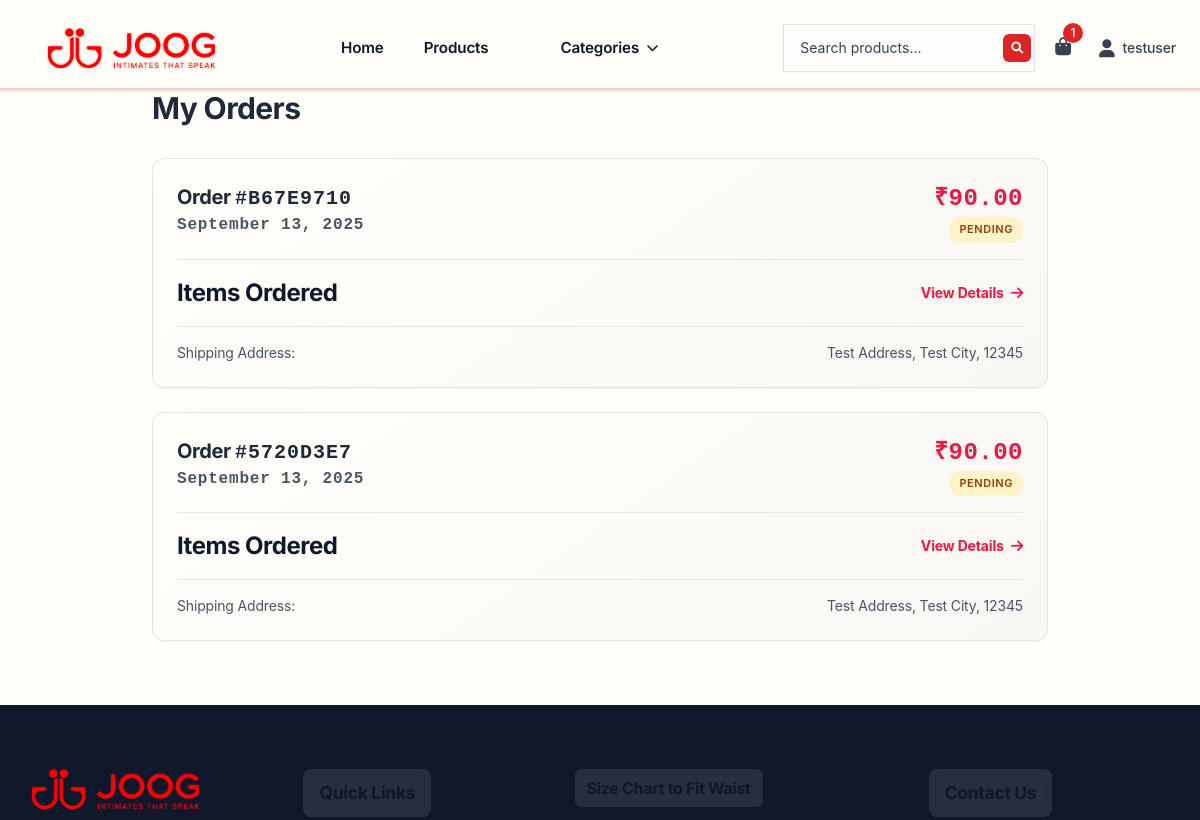
Page /accounts/orders/ (signed in, upper part) on the earlier database version.
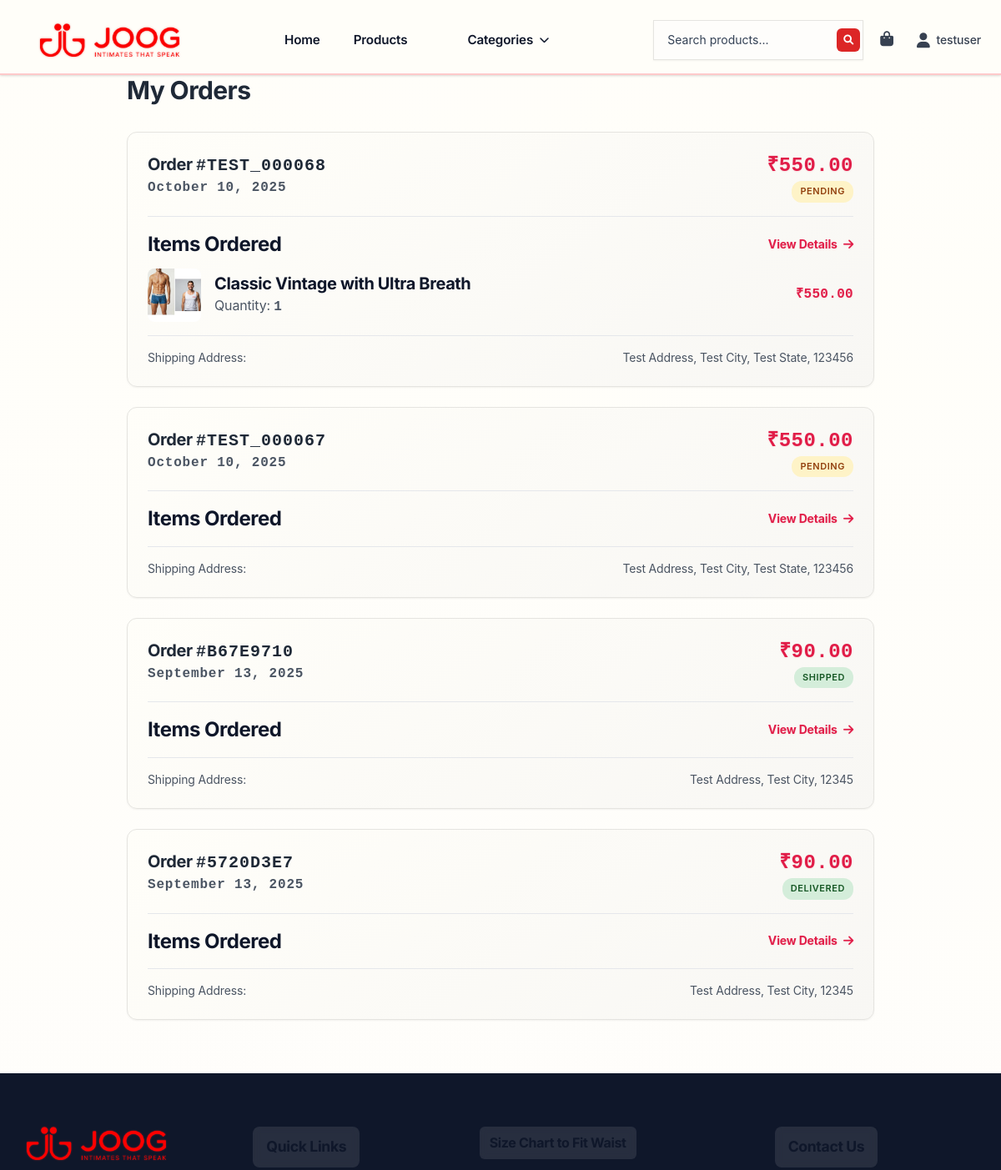
Same page on the later database version.
### orders/models.py (models this page shows, shortened)
class Order(models.Model):
    STATUS_CHOICES = [
        ('pending', 'Pending'),
        ('confirmed', 'Confirmed'),
        ('shipped', 'Shipped'),
        ('delivered', 'Delivered'),
        ('cancelled', 'Cancelled'),
    ]
    user = models.ForeignKey(User, on_delete=models.CASCADE, related_name='orders')
    order_number = models.CharField(max_length=25, unique=True)
    status = models.CharField(max_length=20, choices=STATUS_CHOICES, default='pending')
    total_amount = models.DecimalField(max_digits=10, decimal_places=2)
    discount_amount = models.DecimalField(max_digits=10, decimal_places=2, default=0)
    final_amount = models.DecimalField(max_digits=10, decimal_places=2)
    coupon = models.ForeignKey(Coupon, on_delete=models.SET_NULL, null=True, blank=True)
    selected_address = models.ForeignKey('accounts.Address', on_delete=models.SET_NULL, null=True, blank=True, related_name='orders')
    shipping_address = models.TextField()
    shipping_city = models.CharField(max_length=100)
    shipping_state = models.CharField(max_length=100, default='')
    shipping_postal_code = models.CharField(max_length=20)
    shipping_country = models.CharField(max_length=100)
    payment_method = models.CharField(max_length=50, default='phonepe')
    payment_status = models.CharField(max_length=20, default='pending')
    phonepe_merchant_txn_id = models.CharField(max_length=64, blank=True)
    phonepe_txn_id = models.CharField(max_length=128, blank=True)
    phonepe_meta = models.JSONField(null=True, blank=True)
    created_at = models.DateTimeField(auto_now_add=True)
    updated_at = models.DateTimeField(auto_now=True)
    confirmation_email_sent = models.BooleanField(default=False, help_text="Order confirmation email sent")
    confirmation_email_sent_at = models.DateTimeField(null=True, blank=True, help_text="When confirmation email was sent")
    confirmation_email_error = models.TextField(blank=True, help_text="Error message if confirmation email failed")
    invoice_email_sent = models.BooleanField(default=False, help_text="Invoice email sent")
    invoice_email_sent_at = models.DateTimeField(null=True, blank=True, help_text="When invoice email was sent")
    invoice_email_error = models.TextField(blank=True, help_text="Error message if invoice email failed")
    class Meta:
        ordering = ['-created_at']

class OrderItem(models.Model):
    order = models.ForeignKey(Order, on_delete=models.CASCADE, related_name='items')
    product = models.ForeignKey(Product, on_delete=models.CASCADE)
    size = models.CharField(max_length=3, choices=[('S','S'),('M','M'),('L','L'),('XL','XL'),('XXL','XXL')], default='M', blank=True, null=True)
    quantity = models.PositiveIntegerField()
    price = models.DecimalField(max_digits=10, decimal_places=2)
    def get_total_price(self):
        return self.quantity * self.price

### products/models.py (models this page shows, shortened)
class Product(models.Model):
    name = models.CharField(max_length=200)
    slug = models.SlugField(max_length=200, unique=True)
    description = models.TextField()
    price = models.DecimalField(max_digits=10, decimal_places=2)
    category = models.ForeignKey(Category, on_delete=models.CASCADE, related_name='products')
    image = models.ImageField(upload_to='products/')
    stock = models.PositiveIntegerField(default=0)
    aggregate_stock = models.PositiveIntegerField(default=0)
    available = models.BooleanField(default=True)
    hsn_code = models.CharField(max_length=10, blank=True, null=True, help_text="HSN (Harmonized System of Nomenclature) code for GST")
    tax_percentage = models.DecimalField(max_digits=5, decimal_places=2, default=18.00, help_text="GST tax rate for this product (e.g., 18.00 for 18%)")
    created_at = models.DateTimeField(auto_now_add=True)
    updated_at = models.DateTimeField(auto_now=True)
    class Meta:
        ordering = ['-created_at']
        indexes = [
            models.Index(fields=['-created_at']),
            models.Index(fields=['slug']),
        ]

### accounts/views.py (the view)
# urls.py: path('orders/', views.orders_view, name='orders'),
@login_required
def orders_view(request):
    orders = Order.objects.filter(user=request.user).order_by('-created_at')
    return render(request, 'accounts/orders.html', {'orders': orders})

### orders/context_processors.py (called while the page is built)
def cart_context(request):
    if request.user.is_authenticated:
        cart, created = Cart.objects.get_or_create(user=request.user)
        return {
            'user_cart': cart,
            'cart_total_items': cart.get_total_items(),
        }
    return {'user_cart': None, 'cart_total_items': 0}

### orders/models.py (called while the page is built)
    def get_total_items(self):
        return sum(item.quantity for item in self.items.all())

### products/context_processors.py (called while the page is built)
def categories(request):
    return {
        'all_categories': Category.objects.all()
    }

### templates/accounts/orders.html (shortened to what this page needs)
{% extends 'base.html' %}
{% load static %}
{% block content %}
<div class="container mx-auto px-4 py-12">
    <div class="max-w-4xl mx-auto">
        <h1 class="text-3xl font-bold mb-8 text-gray-800">My Orders</h1>
        {% if orders %}
        <div class="space-y-6">
            {% for order in orders %}
            <div class="bg-white rounded-lg shadow-lg overflow-hidden">
                <div class="p-6">
                    <div class="flex justify-between items-start mb-4">
                        <div>
                            <h3 class="text-xl font-bold text-gray-800">Order <span class="numeric-font">#{{ order.order_number }}</span></h3>
                            <p class="text-gray-600 numeric-font">{{ order.created_at|date:"F d, Y" }}</p>
                        </div>
                        <div class="text-right">
                            <p class="text-2xl font-bold text-red-600 price">₹{{ order.final_amount }}</p>
                            <span class="status-badge status-{{ order.status }}">{{ order.get_status_display }}</span>
                        </div>
                    </div>
                    <div class="border-t pt-4">
                        <div class="flex justify-between items-center mb-3">
                            <h4 class="font-semibold">Items Ordered</h4>
                            <a href="{% url 'orders:customer_order_detail' order.order_number %}"
                               class="text-red-600 hover:text-red-700 font-semibold text-sm">
                                View Details <i class="fas fa-arrow-right ml-1"></i>
                            </a>
                        </div>
                        <div class="space-y-3">
                            {% for item in order.items.all %}
                            <div class="flex items-center space-x-4">
                                <img src="{{ item.product.image.url }}" alt="{{ item.product.name }}"
                                     class="w-16 h-16 object-cover rounded-lg">
                                <div class="flex-1">
                                    <h5 class="font-semibold">{{ item.product.name }}</h5>
                                    <p class="text-gray-600">Quantity: <span class="numeric-font">{{ item.quantity }}</span></p>
                                </div>
                                <div class="text-right">
                                    <p class="font-bold price">₹{{ item.get_total_price }}</p>
                                </div>
                            </div>
                            {% endfor %}
                        </div>
                    </div>
                    <div class="border-t pt-4 mt-4">
                        <div class="flex justify-between text-sm text-gray-600">
                            <span>Shipping Address:</span>
                            <span>
                                {{ order.shipping_address }}, {{ order.shipping_city }}{% if order.shipping_state %}, {{ order.shipping_state }}{% endif %}, {{ order.shipping_postal_code }}
                            </span>
                        </div>
                    </div>
                </div>
            </div>
            {% endfor %}
        </div>
        {% endif %}
    </div>
</div>
{% endblock %}

### templates/base.html (shortened to what the changed rows need)
<!DOCTYPE html>
<html lang="en">
<head>
    <link href="https://cdn.jsdelivr.net/npm/tailwindcss@2.2.19/dist/tailwind.min.css" rel="stylesheet">
    <link href="https://cdnjs.cloudflare.com/ajax/libs/font-awesome/6.0.0/css/all.min.css" rel="stylesheet">
    {% load static %}
    <link href="{% static 'css/styles.css' %}?v=3" rel="stylesheet">
    <link href="{% static 'css/theme.css' %}?v=3" rel="stylesheet">
</head>
<body class="page-main{% if banner_slides %} banner-present banner-page{% endif %}">
    <nav class="nav-header" style="position: relative; z-index: 50; background: rgba(255, 254, 249, 0.98); backdrop-filter: blur(24px); border-bottom: 2px solid var(--red-200);">
        <div class="content-container">
            <div class="flex justify-between items-center py-4">
                <div class="flex items-center space-x-3">
                    {% if user.is_authenticated %}
                    <a href="{% url 'orders:cart' %}" class="relative p-2 text-gray-700 hover:text-red-600 transition-colors">
                        <i class="fas fa-shopping-bag text-lg"></i>
                        {% if cart_total_items > 0 %}
                        <span class="absolute -top-1 -right-1 bg-red-600 text-white rounded-full text-xs w-5 h-5 flex items-center justify-center font-medium">
                            {{ cart_total_items }}
                        </span>
                        {% endif %}
                    </a>
                    {% endif %}
            </div>
        </div>
    </nav>
    <main>
        {% block content %}
        {% endblock %}
    </main>
</body>
</html>

Differences in the rows shown:
added Order: order_number "TEST_000068", created_at "October 10, 2025", final_amount "550.00", status "PENDING", shipping_address "Test Address", shipping_city "Test City", shipping_state "Test State", shipping_postal_code "123456"
added OrderItem: product.image (picture), product.name "Classic Vintage with Ultra Breath", quantity "1", get_total_price "550.00"
added Order: order_number "TEST_000067", created_at "October 10, 2025", final_amount "550.00", status "PENDING", shipping_address "Test Address", shipping_city "Test City", shipping_state "Test State", shipping_postal_code "123456"
changed Order: status "PENDING" → "SHIPPED"
changed Order: status "PENDING" → "DELIVERED"
Other differences:
{{ cart_total_items }}: "1" → (not shown)
